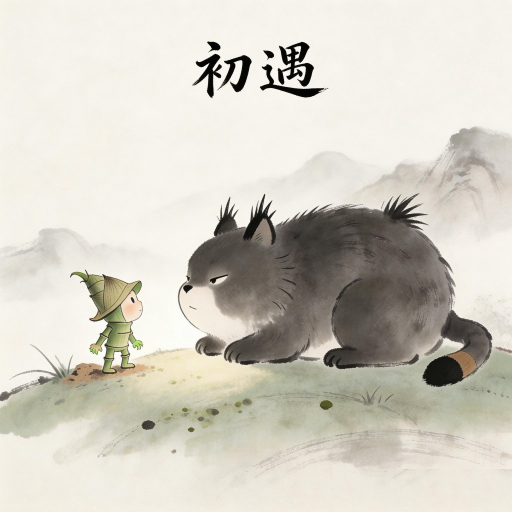
#> input picture 作品/01 初遇.png, 1024 x 1024 px (shown at 1/2 size)
$ python remove_watermark_corner.py '作品/01 初遇.png' out.png
#> lines starting #> are read from the running program, lines starting #| are printed output that depends on the picture
"""Remove Jimeng (即梦AI) bottom-right mark.

- **Flat bottom band** (绘本大留白底): median color from left strip + masked seam, no bilateral (avoids speckles).
- **Textured corner** (草地等): clone from the left + optional light bilateral.
"""
import sys

import cv2
import numpy as np

SRC = r"c:\home\workspace\cartoon\02 相交.png"
OUT = r"c:\home\workspace\cartoon\02 相交_no_watermark.png"

# If max channel std of watermark ROI and of ref strip are below these, use solid fill.
# 略低于草地+水印混合区的方差（~14），高于大留白底+水印（~11）。
WM_STD_MAX_SOLID = 12.5
REF_STD_MAX_SOLID = 10.0
# Solid-mode feather: only pixels very close to paper color (avoid eating text anti-alias).
FEATHER_COLOR_DIST = 28.0


def _imread_unicode(path: str):
    data = np.fromfile(path, dtype=np.uint8)
    return cv2.imdecode(data, cv2.IMREAD_COLOR)


def _imwrite_unicode(path: str, img, params=None) -> None:
    ok, buf = cv2.imencode(path[path.rfind(".") :], img, params or [])
    if not ok:
        raise SystemExit(f"failed to encode: {path}")
    buf.tofile(path)


def _bbox(h: int, w: int) -> tuple[int, int, int, int]:
    ref = 1024.0
    mw = int(round(278 * w / ref * 1.12)) + 24
    mh = int(round(86 * h / ref * 1.12)) + 16
    mw = min(mw, w // 2 - 2)
    mh = min(mh, h // 4)
    y0, x0 = h - mh, w - mw
    return y0, x0, mw, mh


def _mw_logo_strip(w: int) -> int:
    """仅盖住即梦角标+光晕的窄条宽度（略宽于标体，吃掉白边/残影）。"""
    ref = 1024.0
    m = int(round(285 * w / ref * 1.1)) + 28
    # 上限约 1/4 宽：2048 时约 512px，一般仍碰不到居中台词最右端
    return max(112, min(m, w // 4))


def _remove_flat(img: np.ndarray, y0: int, w: int) -> np.ndarray:
    """只替换底条内右下角窄条 [w-mw_logo : w]（不向上越过 y0，避免涂到主画面）。"""
    h = img.shape[0]
    mw_logo = _mw_logo_strip(w)
    x_fill = w - mw_logo
    y_fill = y0
    strip_w = min(max(w // 10, 48), max(1, x_fill - 1))
    ref_strip = img[y0:h, 0:strip_w]
    color = np.median(ref_strip.reshape(-1, 3), axis=0).astype(np.float32)

    out = img.astype(np.float32)
    out[y_fill:h, x_fill:w] = color

    feather = min(26, max(10, mw_logo // 18))
    for k in range(feather):
        xi = x_fill - feather + k
        if xi < 0:
            continue
        t = (k + 1) / feather
        col = img[y_fill:h, xi].astype(np.float32)
        blended = (1.0 - t) * col + t * color
        dist = np.linalg.norm(col - color, axis=1)
        mask = dist < FEATHER_COLOR_DIST
        out[y_fill:h, xi] = np.where(mask[:, None], blended, col)

    res = np.clip(out, 0, 255).astype(np.uint8)
    # 去掉纯色条里偶发的深色噪点（不影响条外文字）
    sub = res[y_fill:h, x_fill:w]
    if sub.shape[0] >= 3 and sub.shape[1] >= 3:
        res[y_fill:h, x_fill:w] = cv2.medianBlur(sub, 3)

    return res


def _remove_clone(img: np.ndarray, y0: int, x0: int, mw: int, w: int) -> np.ndarray:
    """Original clone-from-left + light bilateral for textured backgrounds."""
    h = img.shape[0]
    if x0 - mw < 1:
        raise SystemExit("image too narrow")

    patch = img[y0:h, x0 - mw : x0].astype(np.float32)
    edge = img[y0:h, x0 - 1 : x0].astype(np.float32)
    feather = min(max(32, mw // 10), mw)

    new_block = patch.copy()
    for k in range(feather):
        t = k / max(feather - 1, 1)
        new_block[:, k, :] = (1.0 - t) * edge[:, 0, :] + t * new_block[:, k, :]

    out = img.astype(np.float32)
    out[y0:h, x0:w] = new_block
    res = np.clip(out, 0, 255).astype(np.uint8)

    sub = res[y0:h, x0:w]
    if sub.shape[0] > 5 and sub.shape[1] > 5:
        sm = cv2.bilateralFilter(sub, d=5, sigmaColor=28, sigmaSpace=7)
        res[y0:h, x0:w] = cv2.addWeighted(sub, 0.72, sm, 0.28, 0)

    return res


def remove_watermark(img: np.ndarray) -> np.ndarray:
    h, w = img.shape[:2]
    y0, x0, mw, mh = _bbox(h, w)

    wm_roi = img[y0:h, x0:w]
    std_wm = wm_roi.reshape(-1, 3).std(axis=0)

    strip_w = min(max(w // 10, 48), max(1, x0 - 1))
    ref_strip = img[y0:h, 0:strip_w]
    std_ref = ref_strip.reshape(-1, 3).std(axis=0)

    use_solid = np.all(std_wm < WM_STD_MAX_SOLID) and np.all(std_ref < REF_STD_MAX_SOLID)

    if use_solid:
        return _remove_flat(img, y0, w)
    return _remove_clone(img, y0, x0, mw, w)


def main() -> None:
    src, out = SRC, OUT
    if len(sys.argv) >= 2:
        src = sys.argv[1]
    if len(sys.argv) >= 3:
        out = sys.argv[2]

    img = _imread_unicode(src)
#> in _imread_unicode, returned value is the input picture: shape (1024, 1024, 3); mean B, G, R 194.9, 205.6, 209.5
    if img is None:
        raise SystemExit(f"failed to read: {src}")

    res = remove_watermark(img)
#> in remove_watermark, `wm_roi = img[y0:h, x0:w]`:
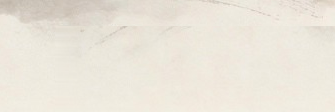
#> wm_roi: shape (112, 335, 3); mean B, G, R 218.2, 229.3, 234.9
#> in remove_watermark, `std_wm = wm_roi.reshape(-1, 3).std(axis=0)`: std_wm = [8.44, 8.57, 7.7]
#> in remove_watermark, `ref_strip = img[y0:h, 0:strip_w]`:
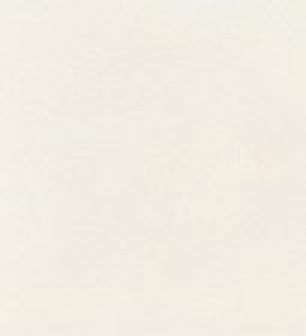
#> ref_strip: shape (112, 102, 3) (shown 3 times larger); mean B, G, R 226.4, 237.6, 241.5
#> in remove_watermark, `std_ref = ref_strip.reshape(-1, 3).std(axis=0)`: std_ref = [1.46, 1.35, 1.28]
#> in remove_watermark, `use_solid = np.all(std_wm < WM_STD_MAX_SOLID) and np.all(std_ref < REF..`: use_solid = True
#> in _remove_flat, `color = np.median(ref_strip.reshape(-1, 3), axis=0).astype(np.float32)`: color = [226, 238, 241]
#> in _remove_flat, `sub = res[y_fill:h, x_fill:w]`:
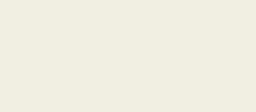
#> sub: shape (112, 256, 3); mean B, G, R 226, 238, 241
    _imwrite_unicode(out, res, [int(cv2.IMWRITE_PNG_COMPRESSION), 3])
    print("wrote", out)


if __name__ == "__main__":
    main()
